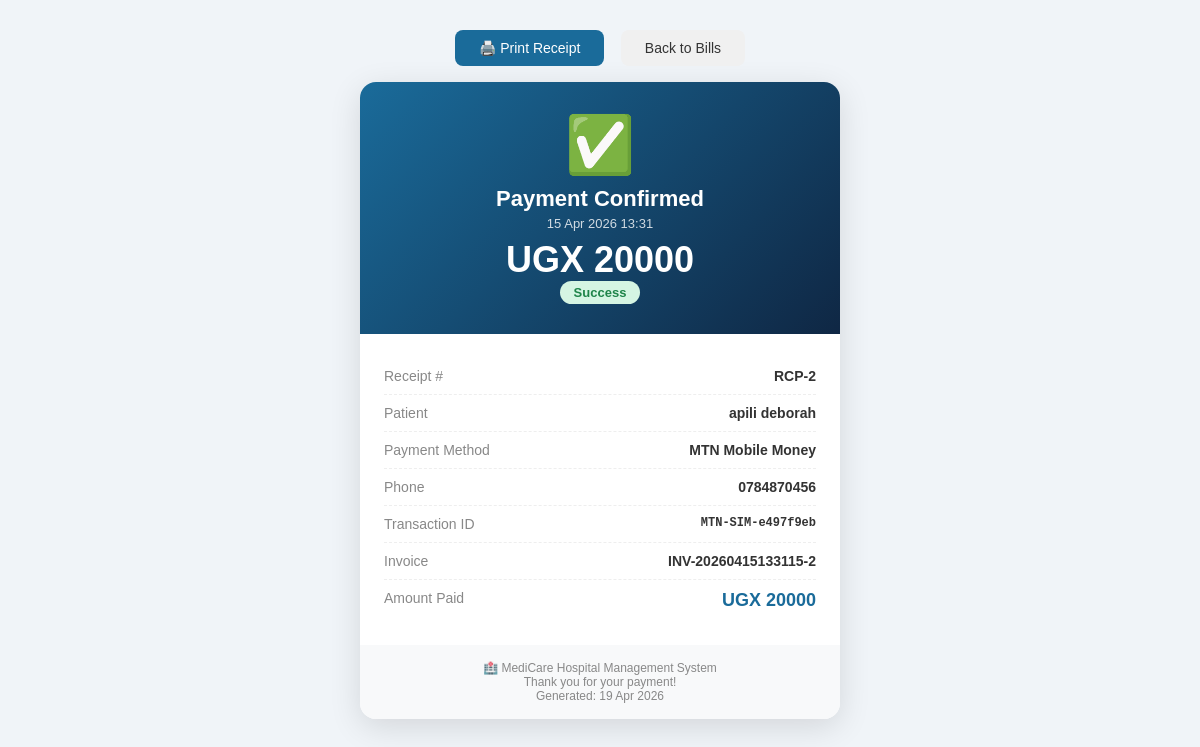
The app's page /payments/receipt/2/ (signed in) with its own data.
### payments/models.py (models this page shows, shortened)
class Payment(models.Model):
    METHOD_CHOICES = [('MTN_MOMO','MTN Mobile Money'),('AIRTEL','Airtel Money'),('CASH','Cash'),('CARD','Card')]
    STATUS_CHOICES = [('Pending','Pending'),('Processing','Processing'),('Success','Success'),('Failed','Failed'),('Cancelled','Cancelled')]
    patient = models.ForeignKey(Patient, on_delete=models.CASCADE, related_name='payments')
    bill = models.ForeignKey(Bill, on_delete=models.SET_NULL, null=True, blank=True, related_name='payments')
    payment_method = models.CharField(max_length=20, choices=METHOD_CHOICES)
    amount = models.DecimalField(max_digits=10, decimal_places=2)
    phone_number = models.CharField(max_length=20, blank=True)
    transaction_id = models.CharField(max_length=200, blank=True)
    external_ref = models.CharField(max_length=200, blank=True)
    status = models.CharField(max_length=20, choices=STATUS_CHOICES, default='Pending')
    status_reason = models.TextField(blank=True)
    initiated_by = models.ForeignKey(User, on_delete=models.SET_NULL, null=True, blank=True)
    created_at = models.DateTimeField(auto_now_add=True)
    updated_at = models.DateTimeField(auto_now=True)
    webhook_data = models.JSONField(null=True, blank=True)
    class Meta: ordering = ['-created_at']

### patients/models.py (models this page shows, shortened)
class Patient(models.Model):
    BLOOD_TYPES = [('A+','A+'),('A-','A-'),('B+','B+'),('B-','B-'),('AB+','AB+'),('AB-','AB-'),('O+','O+'),('O-','O-')]
    STATUS_CHOICES = [('Active','Active'),('Discharged','Discharged'),('Transferred','Transferred'),('Deceased','Deceased')]
    GENDER_CHOICES = [('Male','Male'),('Female','Female'),('Other','Other')]
    user = models.OneToOneField(User, on_delete=models.SET_NULL, null=True, blank=True, related_name='patient_profile')
    name = models.CharField(max_length=200)
    age = models.IntegerField(default=0)
    gender = models.CharField(max_length=10, choices=GENDER_CHOICES, default='Male')
    phone = models.CharField(max_length=20, blank=True)
    address = models.TextField(blank=True)
    blood_type = models.CharField(max_length=5, choices=BLOOD_TYPES, blank=True)
    admission_date = models.DateField(auto_now_add=True)
    status = models.CharField(max_length=20, choices=STATUS_CHOICES, default='Active')
    emergency_contact = models.CharField(max_length=200, blank=True)
    emergency_phone = models.CharField(max_length=20, blank=True)
    allergies = models.TextField(blank=True)
    notes = models.TextField(blank=True)
    assigned_doctor = models.ForeignKey(User, on_delete=models.SET_NULL, null=True, blank=True, related_name='doctor_patients', limit_choices_to={'role': 'doctor'})
    created_at = models.DateTimeField(auto_now_add=True)
    updated_at = models.DateTimeField(auto_now=True)

### billing/models.py (models this page shows, shortened)
class Bill(models.Model):
    STATUS_CHOICES = [('Pending','Pending'),('Partial','Partial'),('Paid','Paid'),('Cancelled','Cancelled'),('Overdue','Overdue')]
    patient = models.ForeignKey(Patient, on_delete=models.CASCADE, related_name='bills')
    date = models.DateTimeField(auto_now_add=True)
    due_date = models.DateField(null=True, blank=True)
    status = models.CharField(max_length=20, choices=STATUS_CHOICES, default='Pending')
    discount = models.DecimalField(max_digits=10, decimal_places=2, default=0)
    tax = models.DecimalField(max_digits=10, decimal_places=2, default=0)
    notes = models.TextField(blank=True)
    created_by = models.ForeignKey(User, on_delete=models.SET_NULL, null=True)
    invoice_number = models.CharField(max_length=50, unique=True, blank=True)
    @property
    def subtotal(self):
        return sum(item.amount for item in self.items.all())
    @property
    def total(self):
        return self.subtotal + self.tax - self.discount
    @property
    def amount_paid(self):
        from payments.models import Payment
        paid = Payment.objects.filter(bill=self, status='Success').aggregate(total=models.Sum('amount'))
        return paid['total'] or 0
    @property
    def balance(self):
        return self.total - self.amount_paid
    class Meta: ordering = ['-date']

### payments/views.py (the view)
# urls.py: path('receipt/<int:pk>/', views.receipt, name='receipt'),
@login_required
def receipt(request, pk):
    payment = get_object_or_404(Payment, pk=pk)
    return render(request, 'payments/receipt.html', {'payment': payment, 'today': datetime.date.today()})

### notifications/context_processors.py (called while the page is built)
def unread_notifications(request):
    if request.user.is_authenticated:
        from notifications.models import Notification
        count = Notification.objects.filter(recipient=request.user, is_read=False).count()
        return {'unread_notification_count': count}
    return {'unread_notification_count': 0}

### templates/payments/receipt.html (shortened to what this page needs)
<!DOCTYPE html>
<html>
<head>
</head>
<body>
<div style="text-align:center;margin-bottom:16px;display:block" class="no-print">
  <button onclick="window.print()" style="background:#1a6b9a;color:#fff;border:none;padding:10px 24px;border-radius:8px;cursor:pointer;font-size:14px">🖨️ Print Receipt</button>
  <a href="{% url 'billing:bill_list' %}" style="margin-left:12px;background:#f0f0f0;color:#333;border:none;padding:10px 24px;border-radius:8px;cursor:pointer;font-size:14px;text-decoration:none">Back to Bills</a>
</div>
<div class="receipt">
  <div class="receipt-header">
    <div class="checkmark">✅</div>
    <h2>Payment Confirmed</h2>
    <div style="font-size:13px;opacity:.8">{{ payment.created_at|date:"d M Y H:i" }}</div>
    <div class="amount">UGX {{ payment.amount|floatformat:0 }}</div>
    <span class="badge">{{ payment.status }}</span>
  </div>
  <div class="receipt-body">
    <div class="receipt-row"><span class="label">Receipt #</span><span class="value">RCP-{{ payment.pk }}</span></div>
    <div class="receipt-row"><span class="label">Patient</span><span class="value">{{ payment.patient.name }}</span></div>
    <div class="receipt-row"><span class="label">Payment Method</span><span class="value">{{ payment.get_payment_method_display }}</span></div>
    {% if payment.phone_number %}<div class="receipt-row"><span class="label">Phone</span><span class="value">{{ payment.phone_number }}</span></div>{% endif %}
    <div class="receipt-row"><span class="label">Transaction ID</span><span class="value" style="font-size:12px;font-family:monospace">{{ payment.transaction_id|default:"—" }}</span></div>
    {% if payment.bill %}<div class="receipt-row"><span class="label">Invoice</span><span class="value">{{ payment.bill.invoice_number }}</span></div>{% endif %}
    <div class="receipt-row"><span class="label">Amount Paid</span><span class="value" style="color:#1a6b9a;font-size:18px">UGX {{ payment.amount|floatformat:0 }}</span></div>
  </div>
  <div class="receipt-footer">🏥 MediCare Hospital Management System<br>Thank you for your payment!<br>Generated: {{ today|date:"d M Y" }}</div>
</div>
</body>
</html>

### templates/payments/receipt.html (style rules this page uses)
body { font-family:Arial,sans-serif;margin:0;padding:30px;background:#f0f4f8;color:#333 }
.receipt { max-width:480px;margin:0 auto;background:#fff;border-radius:16px;overflow:hidden;box-shadow:0 8px 32px rgba(0,0,0,.12) }
.receipt-header { background:linear-gradient(135deg,#1a6b9a,#0f2744);color:#fff;padding:30px;text-align:center }
.receipt-header .checkmark { font-size:56px }
.receipt-header h2 { margin:8px 0 4px;font-size:22px }
.receipt-header .amount { font-size:36px;font-weight:700;margin-top:8px }
.receipt-body { padding:24px }
.receipt-row { display:flex;justify-content:space-between;padding:10px 0;border-bottom:1px dashed #eee;font-size:14px }
.receipt-row:last-child { border-bottom:none }
.receipt-row .label { color:#888 }
.receipt-row .value { font-weight:600 }
.receipt-footer { background:#f8f9fa;padding:16px;text-align:center;font-size:12px;color:#888 }
.badge { display:inline-block;padding:4px 14px;border-radius:20px;font-size:13px;background:#d5f5e3;color:#1e8449;font-weight:600 }

### records on screen
Payment: created_at "15 Apr 2026 13:31", amount "20000", status "Success", pk "2", patient.name "apili deborah", payment_method "MTN Mobile Money", phone_number "0784870456", transaction_id "MTN-SIM-e497f9eb", bill.invoice_number "INV-20260415133115-2"
